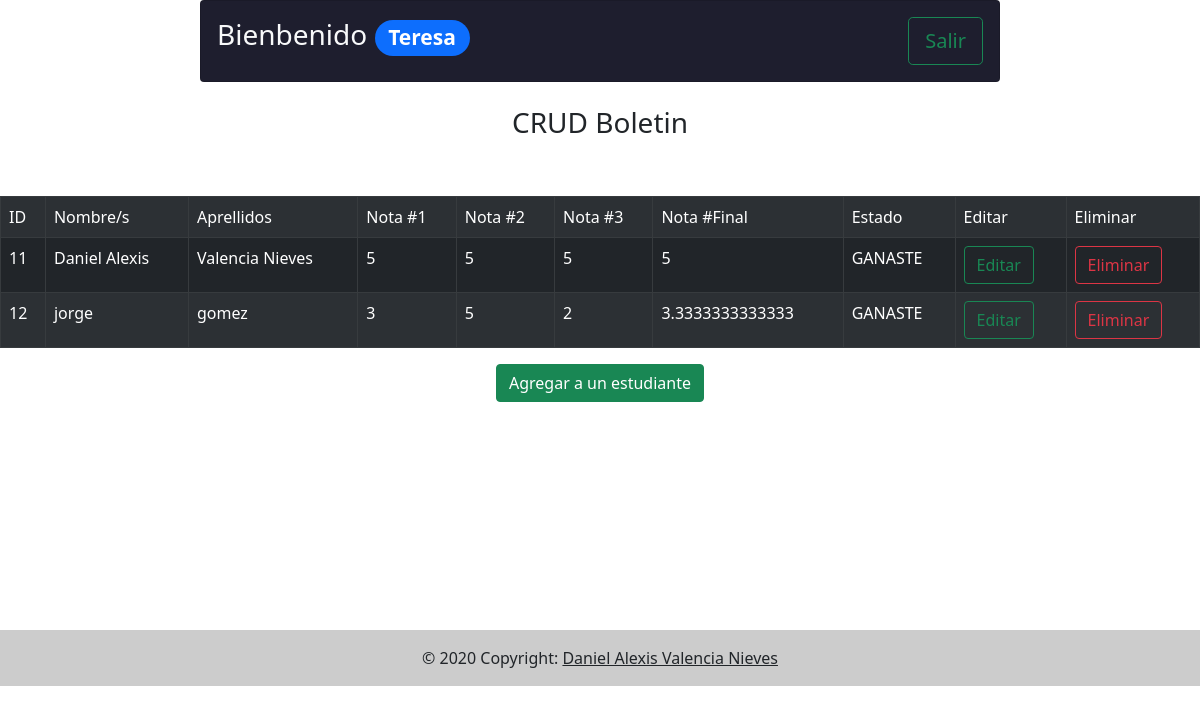
/modules/boletin.php (signed in), run on the app's committed database.
### tables this page shows
CREATE TABLE `estudiante` (
  `id_estudiante` int(11) NOT NULL,
  `foto` varchar(300) NOT NULL,
  `nombre_estudiante` varchar(50) NOT NULL,
  `apellidos_estudiante` varchar(50) NOT NULL,
  `nota_uno` int(11) NOT NULL,
  `nota_dos` int(11) NOT NULL,
  `nota_tres` int(11) NOT NULL
);

### modules/boletin.php (the view, shortened to what this page needs)
<?php
include_once("../db/conexion.php");
$sentencia = $db->query("SELECT * FROM estudiante;");
$estudiantes = $sentencia->fetchAll(PDO::FETCH_OBJ);
?>
<!DOCTYPE html>
<html lang="en">
<head>
    <link rel="stylesheet" href="../bootstrap/css/bootstrap.min.css">
    <link rel="stylesheet" href="../css/styles.css">
</head>
<body>
    <header>
        <center>
            <div class="col-md-8 col-md-offset-2">
                <div class="card header">
                    <div class="card-body d-flex justify-content-between align-items-center text-light">
                        <h3>Bienbenido <span class="badge rounded-pill bg-primary"> <?php echo $_SESSION['nombre'] ?> </span></h3>
                        <a href="../db/salir.php" class="btn btn-outline-success btn-lg">Salir</a>
                    </div>
                </div>
            </div>
        </center>
    </header>
    <br>
    <h3 style="text-align: center;">CRUD Boletin</h3>
    <br><br>
    <table class="table table-dark table-striped table-bordered">
        <tr>
            <td>ID</td>
            <td>Nombre/s</td>
            <td>Aprellidos</td>
            <td>Nota #1</td>
            <td>Nota #2</td>
            <td>Nota #3</td>
            <td>Nota #Final</td>
            <td>Estado</td>
            <td>Editar</td>
            <td>Eliminar</td>
        </tr>
        <?php
        foreach ($estudiantes as $dato) {
        ?>
            <tr>
                <td><?php echo $dato->id_estudiante ?></td>
                <td><?php echo $dato->nombre_estudiante ?></td>
                <td><?php echo $dato->apellidos_estudiante ?></td>
                <td><?php echo $dato->nota_uno ?></td>
                <td><?php echo $dato->nota_dos ?></td>
                <td><?php echo $dato->nota_tres ?></td>
                <td><?php echo $final = ($dato->nota_uno + $dato->nota_dos + $dato->nota_tres) / 3 ?></td>
                <td><?php if ($final >= 3) {
                        echo "GANASTE";
                    } else {
                        echo "PERDISTE";
                    } ?></td>
                <td>
                    <a style="text-decoration:none" href="editar.php?id=<?php echo $dato->id_estudiante; ?>">
                        <button type="button" class="btn btn-outline-success" data-bs-toggle="modal" data-bs-target="#Modaleliminar">
                            Editar
                        </button>
                    </a>
                </td>
                <td>
                    <a style="text-decoration:none" href="../db/eliminar.php?id=<?php echo $dato->id_estudiante; ?>">
                        <button type="button" class="btn btn-outline-danger" data-bs-toggle="modal" data-bs-target="#Modaleliminar">
                            Eliminar
                        </button>
                    </a>
                </td>
            </tr>
        <?php
        }
        ?>
    </table>
    <center>
        <button type="button" class="btn btn-success" data-bs-toggle="modal" data-bs-target="#exampleModal">
            Agregar a un estudiante
        </button>
    </center>
    <footer style="margin-top: 19%;">
        <div class="text-center p-3" style="background-color: rgba(0, 0, 0, 0.2);">
            © 2020 Copyright:
            <a class="text-dark">Daniel Alexis Valencia Nieves</a>
        </div>
    </footer>
</body>
</html>

### css/styles.css (style rules this page uses)
.header { background-color: #1e1e2e; }
body { background-image: url(../img/fondo.jpg); background-repeat: no-repeat; background-size: cover; }

### data on the page
estudiante: id_estudiante "11", nombre_estudiante "Daniel Alexis", apellidos_estudiante "Valencia Nieves", nota_uno "5", nota_dos "5", nota_tres "5", shows "GANASTE"
estudiante: id_estudiante "12", nombre_estudiante "jorge", apellidos_estudiante "gomez", nota_uno "3", nota_dos "5", nota_tres "2", $final = ($dato->nota_uno + $dato->nota_dos + $dato->nota_tres) / 3 "3.3333333333333", shows "GANASTE"

### other printed values
$_SESSION['nombre'] "Teresa"
